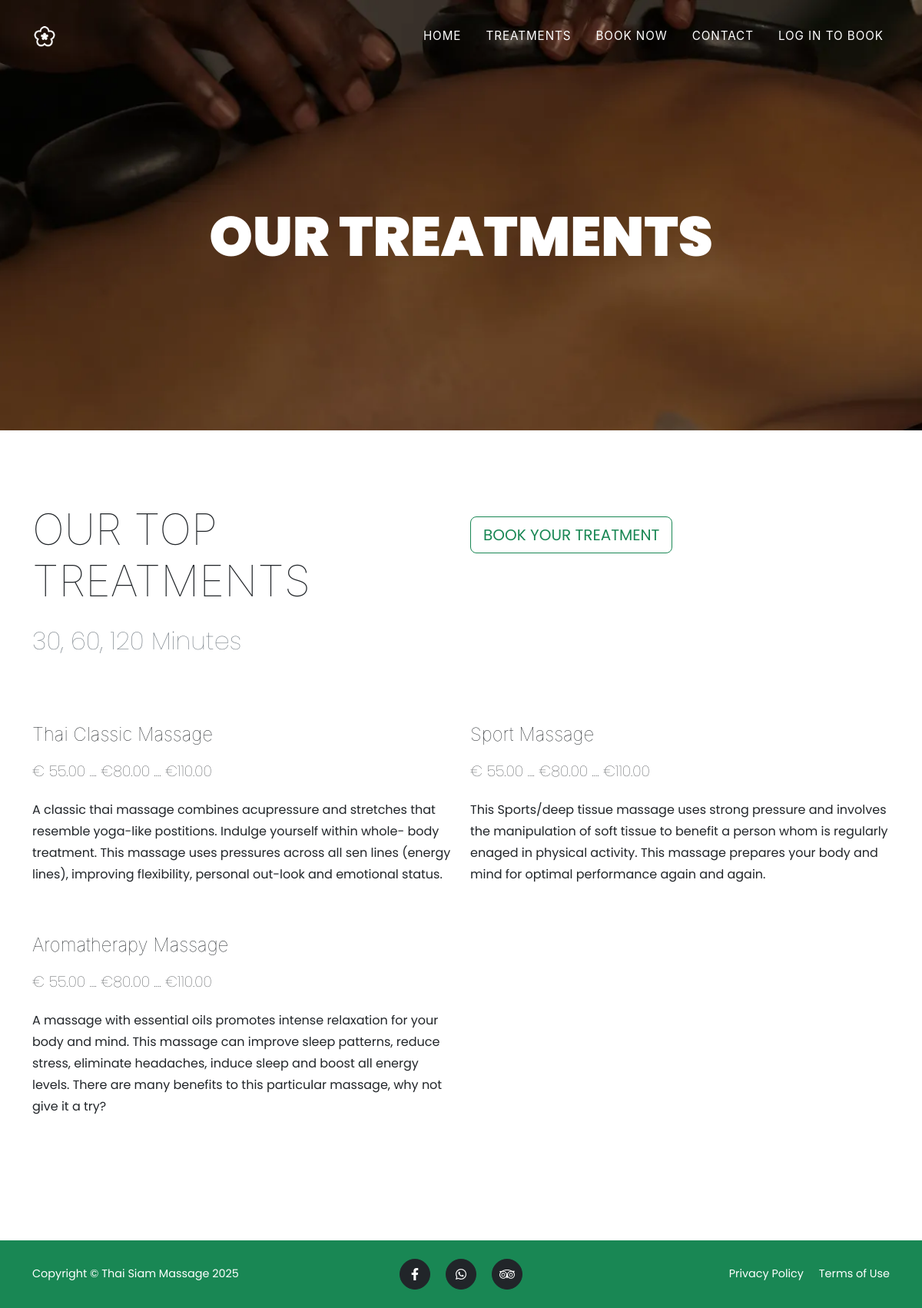
Screenshot of /treatments/ with the database file from the repository.
### booking/models.py (models this page shows, shortened)
class Treatments(models.Model):
    title = models.CharField(max_length=255)
    description = models.TextField()
    half_hour = models.DecimalField(
        max_digits=6,
        decimal_places=2,
        default=55.00
    )
    one_hour = models.DecimalField(
        max_digits=6,
        decimal_places=2,
        default=80.00
    )
    two_hour = models.DecimalField(
        max_digits=6,
        decimal_places=2,
        default=110.00
    )

### booking/views.py (the view)
# urls.py: path('treatments/', views.treatments, name='treatments'),
def treatments(request):
    treatment_list = Treatments.objects.all()
    return render(request, 'treatments.html', {'treatments': treatment_list})

### booking/templates/treatments.html (shortened to what this page needs)
{% extends 'base.html' %}
{% load static %}
{% block content %}
<header class="masthead masthead-banner">
  <div class="container">
    <div class="masthead-heading text-uppercase">Our Treatments</div>
  </div>
</header>
<section class="page-section" id="treatment">
  <div class="container">
    <div class="row justify-content-center align-items-start mb-5">
      <div class="col-lg-6 col-sm-12">
        <h2 class="treatment-heading text-uppercase">Our Top Treatments</h2>
        <p class="treatment-subheading text-muted">30, 60, 120 Minutes</p>
      </div>
      <div class="col-lg-6 col-sm-12 mt-3">
        <a href="{% url 'book_now' %}" class="btn btn-outline-success text-uppercase btn-lg">
          Book Your Treatment
        </a>
      </div>
    </div>
    {% if treatments %}
      {% for treatment in treatments %}
        {% if forloop.counter0|divisibleby:2 %}
          <div class="row mb-5">
        {% endif %}
        <div class="col-lg-6 col-sm-12">
          <div class="treatments">
            <h3 class="treatments-title">{{ treatment.title }}</h3>
            <p class="treatments-price">
              &#8364; {{treatment.half_hour}} .... &#8364;{{treatment.one_hour}} .... &#8364;{{treatment.two_hour}}
            </p>
            <p class="treatments-description">
              {{ treatment.description }}
            </p>
          </div>
        </div>
        {% if forloop.counter|divisibleby:2 or forloop.last %}
          </div>
        {% endif %}
      {% endfor %}
    {% else %}
      <p class="text-center">No treatments available at the moment</p>
    {% endif %}
  </div>
</section>
{% endblock %}

### templates/base.html (shortened to what this page needs)
{% load static %}
<!DOCTYPE html>
<html lang="en">
<head>
    <link rel="stylesheet" href="https://cdn.jsdelivr.net/npm/timepicker@1.3.5/dist/timepicker.min.css">
    <link href="{% static 'booking/css/styles.css' %}" rel="stylesheet" />
    <link href="{% static 'booking/css/custom_style.css' %}" rel="stylesheet" />
</head>
<body id="page-top">
    <nav class="navbar navbar-expand-lg navbar-dark fixed-top" id="mainNav">
        <div class="container">
            <a class="navbar-brand" href="{% url 'home' %}">
                <img class="logo" src="{% static 'booking/assets/img/navbar-logo.png' %}" alt="Nav Logo">
            </a>
            <div class="collapse navbar-collapse" id="navbarResponsive">
                <ul class="navbar-nav text-uppercase ms-auto py-4 py-lg-0">
                    <li class="nav-item"><a class="nav-link" href="{% url 'home' %}">Home</a></li>
                    <li class="nav-item"><a class="nav-link" href="{% url 'treatments' %}">Treatments</a></li>
                    <li class="nav-item"><a class="nav-link" href="{% url 'book_now' %}">Book Now</a></li>
                    <li class="nav-item"><a class="nav-link" href="{% url 'contact' %}">Contact</a></li>
                    {% if user.is_authenticated %}
                    <li class="nav-item">
                        <a class="nav-link" href="{% url 'dashboard' %}">Welcome, {{ user.first_name }}!</a>
                    </li>
                    <li class="nav-item"><a class="nav-link" href="{% url 'logout' %}">Logout</a></li>
                    {% else %}
                    <li class="nav-item"><a class="nav-link" href="{% url 'login' %}">
                            {% if user.is_authenticated %}
                            Book Now
                            {% else %}
                            Log In to Book
                            {% endif %}
                        </a></li>
                    {% endif %}
                </ul>
            </div>
        </div>
    </nav>
    {% block content %}
    {% endblock %}
    <footer class="footer py-4">
        <div class="container">
            <div class="row align-items-center">
                <div class="col-lg-4 text-lg-start">Copyright &copy; Thai Siam Massage 2025</div>
                <div class="col-lg-4 my-3 my-lg-0">
                    <a class="btn btn-dark btn-social mx-2" target="_blank" href="https://www.facebook.com/kanthaisiammassage?locale=en_GB" aria-label="Facebook"><i
                            class="fab fa-facebook-f"></i></a>
                    <a class="btn btn-dark btn-social mx-2" href="https://api.whatsapp.com/send?phone=%2B35799256453&app=facebook&entry_point=page_cta&fbclid=IwY2xjawIemF1leHRuA2FlbQIxMAABHSnJw7-y5_4mTfEMH0syJSFO54g7FqD45KRpViBQBm2U6H0OVrFt0e-YOA_aem_6gjcRXWI7FnUBPNZJmaCfA" aria-label="Whatsapp" target="_blank"><i
                            class="fab fa-whatsapp"></i></a>
                    <a class="btn btn-dark btn-social mx-2" href="https://www.tripadvisor.co.uk/Attraction_Review-g3359582-d11773213-Reviews-Kan_Thai_Siam_Massage-Germasogeia_Limassol.html" target="_blank" aria-label="LinkedIn">
                    </a>
                </div>
                <div class="col-lg-4 text-lg-end">
                    <a class="text-white text-decoration-none me-3" href="{% url 'privacy_policy' %}">Privacy Policy</a>
                    <a class="text-white text-decoration-none" href="{% url 'terms_of_use' %}">Terms of Use</a>
                </div>
            </div>
        </div>
    </footer>
</body>
</html>

### booking/static/booking/css/custom_style.css (style rules this page uses)
.logo { width: 100%; }
.masthead-banner { background-image: url("../assets/img/banner.webp") !important; background-repeat: no-repeat; background-attachment: scroll; background-position: center center; background-size: cover; }
#treatment { font-family: "Poppins"; }
.treatment-heading { font-size: 3.5rem; font-weight: lighter; margin-bottom: 1rem; }
.treatment-subheading { font-size: 2rem; font-weight: 100; margin-bottom: 2rem; }
.treatments-title { font-size: 1.5rem; font-weight: 100; margin-bottom: 1rem; }
.treatments-price { font-size: 1.2rem; font-weight: lighter; margin-bottom: 1.2rem; }

### rows the page displays
Treatments: title "Thai Classic Massage", half_hour "55.00", one_hour "80.00", two_hour "110.00", description "A classic thai massage combines acupressure and stretches that resemble yoga-like postitions. Indulge yourself within whole- body treatment. This massage uses pressures across all sen lines (energy lines), improving flexibility, personal out-look and emotional status."
Treatments: title "Sport Massage", half_hour "55.00", one_hour "80.00", two_hour "110.00", description "This Sports/deep tissue massage uses strong pressure and involves the manipulation of soft tissue to benefit a person whom is regularly enaged in physical activity. This massage prepares your body and mind for optimal performance again and again."
Treatments: title "Aromatherapy Massage", half_hour "55.00", one_hour "80.00", two_hour "110.00", description "A massage with essential oils promotes intense relaxation for your body and mind. This massage can improve sleep patterns, reduce stress, eliminate headaches, induce sleep and boost all energy levels. There are many benefits to this particular massage, why not give it a try?"
